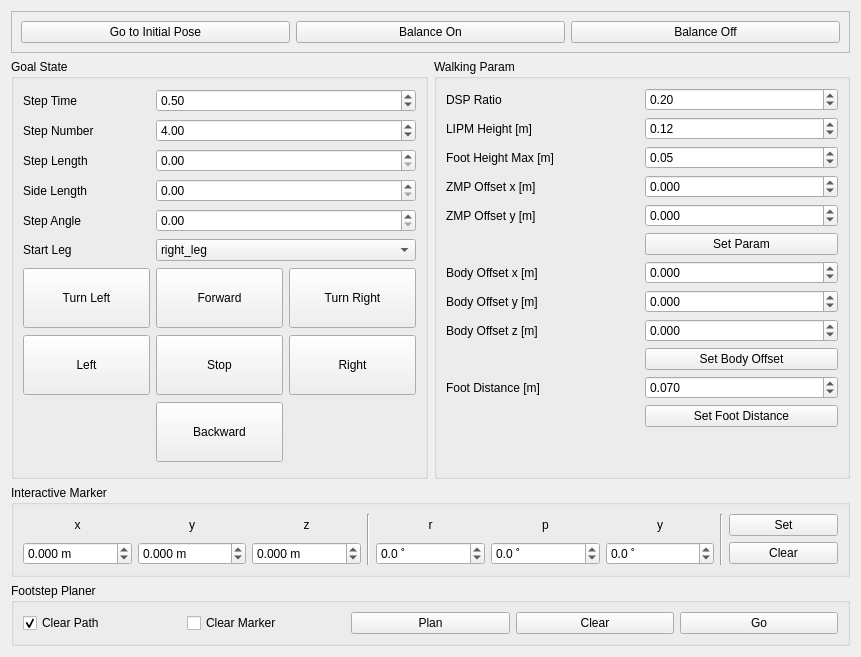
<?xml version="1.0" encoding="UTF-8"?>
<ui version="4.0">
 <class>PreviewWalkingForm</class>
 <widget class="QWidget" name="PreviewWalkingForm">
  <property name="geometry">
   <rect>
    <x>0</x>
    <y>0</y>
    <width>861</width>
    <height>653</height>
   </rect>
  </property>
  <property name="windowTitle">
   <string>Form</string>
  </property>
  <layout class="QGridLayout" name="gridLayout">
   <item row="2" column="0" colspan="4">
    <widget class="QGroupBox" name="groupBox_6">
     <property name="title">
      <string>Interactive Marker</string>
     </property>
     <layout class="QGridLayout" name="gridLayout_10">
      <item row="1" column="0">
       <widget class="QDoubleSpinBox" name="dSpinBox_marker_pos_x">
        <property name="suffix">
         <string> m</string>
        </property>
        <property name="decimals">
         <number>3</number>
        </property>
        <property name="minimum">
         <double>-10.000000000000000</double>
        </property>
        <property name="maximum">
         <double>10.000000000000000</double>
        </property>
        <property name="singleStep">
         <double>0.005000000000000</double>
        </property>
       </widget>
      </item>
      <item row="0" column="2">
       <widget class="QLabel" name="label_16">
        <property name="text">
         <string>z</string>
        </property>
        <property name="alignment">
         <set>Qt::AlignCenter</set>
        </property>
       </widget>
      </item>
      <item row="0" column="0">
       <widget class="QLabel" name="label_14">
        <property name="text">
         <string>x</string>
        </property>
        <property name="alignment">
         <set>Qt::AlignCenter</set>
        </property>
       </widget>
      </item>
      <item row="1" column="5">
       <widget class="QDoubleSpinBox" name="dSpinBox_marker_ori_p">
        <property name="suffix">
         <string> ˚</string>
        </property>
        <property name="decimals">
         <number>1</number>
        </property>
        <property name="minimum">
         <double>-180.000000000000000</double>
        </property>
        <property name="maximum">
         <double>180.000000000000000</double>
        </property>
        <property name="singleStep">
         <double>5.000000000000000</double>
        </property>
       </widget>
      </item>
      <item row="1" column="8">
       <widget class="QPushButton" name="button_marker_clear">
        <property name="text">
         <string>Clear</string>
        </property>
       </widget>
      </item>
      <item row="0" column="6">
       <widget class="QLabel" name="label_19">
        <property name="text">
         <string>y</string>
        </property>
        <property name="alignment">
         <set>Qt::AlignCenter</set>
        </property>
       </widget>
      </item>
      <item row="0" column="3" rowspan="2">
       <widget class="Line" name="line_6">
        <property name="orientation">
         <enum>Qt::Vertical</enum>
        </property>
       </widget>
      </item>
      <item row="1" column="6">
       <widget class="QDoubleSpinBox" name="dSpinBox_marker_ori_y">
        <property name="suffix">
         <string> ˚</string>
        </property>
        <property name="decimals">
         <number>1</number>
        </property>
        <property name="minimum">
         <double>-180.000000000000000</double>
        </property>
        <property name="maximum">
         <double>180.000000000000000</double>
        </property>
        <property name="singleStep">
         <double>5.000000000000000</double>
        </property>
       </widget>
      </item>
      <item row="1" column="1">
       <widget class="QDoubleSpinBox" name="dSpinBox_marker_pos_y">
        <property name="suffix">
         <string> m</string>
        </property>
        <property name="decimals">
         <number>3</number>
        </property>
        <property name="minimum">
         <double>-10.000000000000000</double>
        </property>
        <property name="maximum">
         <double>10.000000000000000</double>
        </property>
        <property name="singleStep">
         <double>0.005000000000000</double>
        </property>
       </widget>
      </item>
      <item row="0" column="7" rowspan="2">
       <widget class="Line" name="line_7">
        <property name="orientation">
         <enum>Qt::Vertical</enum>
        </property>
       </widget>
      </item>
      <item row="0" column="4">
       <widget class="QLabel" name="label_17">
        <property name="text">
         <string>r</string>
        </property>
        <property name="alignment">
         <set>Qt::AlignCenter</set>
        </property>
       </widget>
      </item>
      <item row="1" column="2">
       <widget class="QDoubleSpinBox" name="dSpinBox_marker_pos_z">
        <property name="suffix">
         <string> m</string>
        </property>
        <property name="decimals">
         <number>3</number>
        </property>
        <property name="minimum">
         <double>-10.000000000000000</double>
        </property>
        <property name="maximum">
         <double>10.000000000000000</double>
        </property>
        <property name="singleStep">
         <double>0.005000000000000</double>
        </property>
       </widget>
      </item>
      <item row="0" column="5">
       <widget class="QLabel" name="label_18">
        <property name="text">
         <string>p</string>
        </property>
        <property name="alignment">
         <set>Qt::AlignCenter</set>
        </property>
       </widget>
      </item>
      <item row="0" column="1">
       <widget class="QLabel" name="label_15">
        <property name="text">
         <string>y</string>
        </property>
        <property name="alignment">
         <set>Qt::AlignCenter</set>
        </property>
       </widget>
      </item>
      <item row="0" column="8">
       <widget class="QPushButton" name="button_marker_set">
        <property name="text">
         <string>Set</string>
        </property>
       </widget>
      </item>
      <item row="1" column="4">
       <widget class="QDoubleSpinBox" name="dSpinBox_marker_ori_r">
        <property name="suffix">
         <string> ˚</string>
        </property>
        <property name="decimals">
         <number>1</number>
        </property>
        <property name="minimum">
         <double>-180.000000000000000</double>
        </property>
        <property name="maximum">
         <double>180.000000000000000</double>
        </property>
        <property name="singleStep">
         <double>5.000000000000000</double>
        </property>
       </widget>
      </item>
     </layout>
    </widget>
   </item>
   <item row="1" column="2" colspan="2">
    <widget class="QGroupBox" name="walkin_param">
     <property name="minimumSize">
      <size>
       <width>0</width>
       <height>420</height>
      </size>
     </property>
     <property name="title">
      <string>Walking Param</string>
     </property>
     <layout class="QGridLayout" name="gridLayout_20">
      <item row="3" column="0">
       <widget class="QLabel" name="label_46">
        <property name="text">
         <string>ZMP Offset x [m]</string>
        </property>
       </widget>
      </item>
      <item row="0" column="0">
       <widget class="QLabel" name="label_43">
        <property name="text">
         <string>DSP Ratio</string>
        </property>
       </widget>
      </item>
      <item row="8" column="1">
       <widget class="QDoubleSpinBox" name="dSpinBox_body_offset_z">
        <property name="decimals">
         <number>3</number>
        </property>
        <property name="minimum">
         <double>-99.000000000000000</double>
        </property>
        <property name="singleStep">
         <double>0.005000000000000</double>
        </property>
       </widget>
      </item>
      <item row="10" column="1">
       <widget class="QDoubleSpinBox" name="dSpinBox_foot_distance">
        <property name="decimals">
         <number>3</number>
        </property>
        <property name="minimum">
         <double>-99.000000000000000</double>
        </property>
        <property name="singleStep">
         <double>0.005000000000000</double>
        </property>
        <property name="value">
         <double>0.070000000000000</double>
        </property>
       </widget>
      </item>
      <item row="0" column="1">
       <widget class="QDoubleSpinBox" name="dSpinBox_dsp_ratio">
        <property name="maximum">
         <double>1.000000000000000</double>
        </property>
        <property name="singleStep">
         <double>0.100000000000000</double>
        </property>
        <property name="value">
         <double>0.200000000000000</double>
        </property>
       </widget>
      </item>
      <item row="5" column="1">
       <widget class="QPushButton" name="button_set_walking_param">
        <property name="text">
         <string>Set Param</string>
        </property>
       </widget>
      </item>
      <item row="9" column="1">
       <widget class="QPushButton" name="button_send_body_offset">
        <property name="text">
         <string>Set Body Offset</string>
        </property>
       </widget>
      </item>
      <item row="1" column="0">
       <widget class="QLabel" name="label_44">
        <property name="text">
         <string>LIPM Height [m]</string>
        </property>
       </widget>
      </item>
      <item row="4" column="0">
       <widget class="QLabel" name="label_47">
        <property name="text">
         <string>ZMP Offset y [m]</string>
        </property>
       </widget>
      </item>
      <item row="2" column="0">
       <widget class="QLabel" name="label_45">
        <property name="text">
         <string>Foot Height Max [m]</string>
        </property>
       </widget>
      </item>
      <item row="4" column="1">
       <widget class="QDoubleSpinBox" name="dSpinBox_zmp_offset_y">
        <property name="decimals">
         <number>3</number>
        </property>
        <property name="minimum">
         <double>-100.000000000000000</double>
        </property>
        <property name="maximum">
         <double>100.000000000000000</double>
        </property>
        <property name="singleStep">
         <double>0.005000000000000</double>
        </property>
        <property name="value">
         <double>0.000000000000000</double>
        </property>
       </widget>
      </item>
      <item row="7" column="1">
       <widget class="QDoubleSpinBox" name="dSpinBox_body_offset_y">
        <property name="decimals">
         <number>3</number>
        </property>
        <property name="minimum">
         <double>-99.000000000000000</double>
        </property>
        <property name="singleStep">
         <double>0.005000000000000</double>
        </property>
       </widget>
      </item>
      <item row="7" column="0">
       <widget class="QLabel" name="label_64">
        <property name="text">
         <string>Body Offset y [m]</string>
        </property>
       </widget>
      </item>
      <item row="10" column="0">
       <widget class="QLabel" name="label_66">
        <property name="text">
         <string>Foot Distance [m]</string>
        </property>
       </widget>
      </item>
      <item row="6" column="1">
       <widget class="QDoubleSpinBox" name="dSpinBox_body_offset_x">
        <property name="decimals">
         <number>3</number>
        </property>
        <property name="minimum">
         <double>-99.000000000000000</double>
        </property>
        <property name="singleStep">
         <double>0.005000000000000</double>
        </property>
       </widget>
      </item>
      <item row="6" column="0">
       <widget class="QLabel" name="label_63">
        <property name="text">
         <string>Body Offset x [m]</string>
        </property>
       </widget>
      </item>
      <item row="3" column="1">
       <widget class="QDoubleSpinBox" name="dSpinBox_zmp_offset_x">
        <property name="decimals">
         <number>3</number>
        </property>
        <property name="minimum">
         <double>-100.000000000000000</double>
        </property>
        <property name="maximum">
         <double>100.000000000000000</double>
        </property>
        <property name="singleStep">
         <double>0.010000000000000</double>
        </property>
        <property name="value">
         <double>0.000000000000000</double>
        </property>
       </widget>
      </item>
      <item row="2" column="1">
       <widget class="QDoubleSpinBox" name="dSpinBox_foot_height_max">
        <property name="maximum">
         <double>0.200000000000000</double>
        </property>
        <property name="singleStep">
         <double>0.010000000000000</double>
        </property>
        <property name="value">
         <double>0.050000000000000</double>
        </property>
       </widget>
      </item>
      <item row="8" column="0">
       <widget class="QLabel" name="label_65">
        <property name="text">
         <string>Body Offset z [m]</string>
        </property>
       </widget>
      </item>
      <item row="12" column="1">
       <spacer name="verticalSpacer_3">
        <property name="orientation">
         <enum>Qt::Vertical</enum>
        </property>
        <property name="sizeHint" stdset="0">
         <size>
          <width>20</width>
          <height>40</height>
         </size>
        </property>
       </spacer>
      </item>
      <item row="1" column="1">
       <widget class="QDoubleSpinBox" name="dSpinBox_lipm_height">
        <property name="maximum">
         <double>100.000000000000000</double>
        </property>
        <property name="singleStep">
         <double>0.100000000000000</double>
        </property>
        <property name="value">
         <double>0.120000000000000</double>
        </property>
       </widget>
      </item>
      <item row="11" column="1">
       <widget class="QPushButton" name="button_send_foot_distance">
        <property name="text">
         <string>Set Foot Distance</string>
        </property>
       </widget>
      </item>
     </layout>
    </widget>
   </item>
   <item row="3" column="0" colspan="4">
    <widget class="QGroupBox" name="groupBox_2">
     <property name="title">
      <string>Footstep Planer</string>
     </property>
     <layout class="QHBoxLayout" name="horizontalLayout_2">
      <item>
       <widget class="QCheckBox" name="checkBox_clear_path">
        <property name="text">
         <string>Clear Path</string>
        </property>
        <property name="checked">
         <bool>true</bool>
        </property>
       </widget>
      </item>
      <item>
       <widget class="QCheckBox" name="checkBox_clear_marker">
        <property name="text">
         <string>Clear Marker</string>
        </property>
       </widget>
      </item>
      <item>
       <widget class="QPushButton" name="button_footstep_plan">
        <property name="text">
         <string>Plan</string>
        </property>
       </widget>
      </item>
      <item>
       <widget class="QPushButton" name="button_footstep_clear">
        <property name="text">
         <string>Clear</string>
        </property>
       </widget>
      </item>
      <item>
       <widget class="QPushButton" name="button_footstep_go">
        <property name="text">
         <string>Go</string>
        </property>
       </widget>
      </item>
     </layout>
    </widget>
   </item>
   <item row="1" column="0" colspan="2">
    <widget class="QGroupBox" name="groupBox">
     <property name="minimumSize">
      <size>
       <width>0</width>
       <height>420</height>
      </size>
     </property>
     <property name="title">
      <string>Goal State</string>
     </property>
     <layout class="QGridLayout" name="gridLayout_19">
      <item row="4" column="0">
       <widget class="QLabel" name="label_41">
        <property name="text">
         <string>Step Angle</string>
        </property>
       </widget>
      </item>
      <item row="7" column="2">
       <widget class="QPushButton" name="button_p_walking_right">
        <property name="minimumSize">
         <size>
          <width>100</width>
          <height>60</height>
         </size>
        </property>
        <property name="text">
         <string>Right</string>
        </property>
       </widget>
      </item>
      <item row="6" column="1">
       <widget class="QPushButton" name="button_p_walking_forward">
        <property name="minimumSize">
         <size>
          <width>100</width>
          <height>60</height>
         </size>
        </property>
        <property name="text">
         <string>Forward</string>
        </property>
       </widget>
      </item>
      <item row="1" column="0">
       <widget class="QLabel" name="label_38">
        <property name="text">
         <string>Step Number</string>
        </property>
       </widget>
      </item>
      <item row="7" column="0">
       <widget class="QPushButton" name="button_p_walking_left">
        <property name="minimumSize">
         <size>
          <width>100</width>
          <height>60</height>
         </size>
        </property>
        <property name="text">
         <string>Left</string>
        </property>
       </widget>
      </item>
      <item row="0" column="0">
       <widget class="QLabel" name="label_37">
        <property name="text">
         <string>Step Time</string>
        </property>
       </widget>
      </item>
      <item row="8" column="1">
       <widget class="QPushButton" name="button_p_walking_backward">
        <property name="minimumSize">
         <size>
          <width>100</width>
          <height>60</height>
         </size>
        </property>
        <property name="text">
         <string>Backward</string>
        </property>
       </widget>
      </item>
      <item row="4" column="1" colspan="2">
       <widget class="QDoubleSpinBox" name="dSpinBox_p_walking_step_angle">
        <property name="maximum">
         <double>99.000000000000000</double>
        </property>
        <property name="singleStep">
         <double>1.000000000000000</double>
        </property>
       </widget>
      </item>
      <item row="7" column="1">
       <widget class="QPushButton" name="button_p_walking_stop">
        <property name="minimumSize">
         <size>
          <width>100</width>
          <height>60</height>
         </size>
        </property>
        <property name="text">
         <string>Stop</string>
        </property>
       </widget>
      </item>
      <item row="2" column="0">
       <widget class="QLabel" name="label_39">
        <property name="text">
         <string>Step Length</string>
        </property>
       </widget>
      </item>
      <item row="3" column="0">
       <widget class="QLabel" name="label_40">
        <property name="text">
         <string>Side Length</string>
        </property>
       </widget>
      </item>
      <item row="2" column="1" colspan="2">
       <widget class="QDoubleSpinBox" name="dSpinBox_p_walking_step_length">
        <property name="maximum">
         <double>99.000000000000000</double>
        </property>
        <property name="singleStep">
         <double>0.010000000000000</double>
        </property>
       </widget>
      </item>
      <item row="1" column="1" colspan="2">
       <widget class="QDoubleSpinBox" name="dSpinBox_p_walking_step_num">
        <property name="value">
         <double>4.000000000000000</double>
        </property>
       </widget>
      </item>
      <item row="6" column="0">
       <widget class="QPushButton" name="button_p_walking_turn_l">
        <property name="minimumSize">
         <size>
          <width>100</width>
          <height>60</height>
         </size>
        </property>
        <property name="text">
         <string>Turn Left</string>
        </property>
       </widget>
      </item>
      <item row="3" column="1" colspan="2">
       <widget class="QDoubleSpinBox" name="dSpinBox_p_walking_side_length">
        <property name="maximum">
         <double>99.000000000000000</double>
        </property>
        <property name="singleStep">
         <double>0.010000000000000</double>
        </property>
       </widget>
      </item>
      <item row="0" column="1" colspan="2">
       <widget class="QDoubleSpinBox" name="dSpinBox_p_walking_step_time">
        <property name="singleStep">
         <double>0.100000000000000</double>
        </property>
        <property name="value">
         <double>0.500000000000000</double>
        </property>
       </widget>
      </item>
      <item row="6" column="2">
       <widget class="QPushButton" name="button_p_walking_turn_r">
        <property name="minimumSize">
         <size>
          <width>100</width>
          <height>60</height>
         </size>
        </property>
        <property name="text">
         <string>Turn Right</string>
        </property>
       </widget>
      </item>
      <item row="5" column="0">
       <widget class="QLabel" name="label_42">
        <property name="text">
         <string>Start Leg</string>
        </property>
       </widget>
      </item>
      <item row="5" column="1" colspan="2">
       <widget class="QComboBox" name="comboBox_p_walking_start_leg">
        <item>
         <property name="text">
          <string>right_leg</string>
         </property>
        </item>
        <item>
         <property name="text">
          <string>left_leg</string>
         </property>
        </item>
       </widget>
      </item>
     </layout>
    </widget>
   </item>
   <item row="0" column="0" colspan="4">
    <widget class="QFrame" name="frame_2">
     <property name="enabled">
      <bool>true</bool>
     </property>
     <property name="sizePolicy">
      <sizepolicy hsizetype="Minimum" vsizetype="Fixed">
       <horstretch>50</horstretch>
       <verstretch>50</verstretch>
      </sizepolicy>
     </property>
     <property name="frameShape">
      <enum>QFrame::StyledPanel</enum>
     </property>
     <property name="frameShadow">
      <enum>QFrame::Raised</enum>
     </property>
     <layout class="QHBoxLayout" name="horizontalLayout">
      <item>
       <widget class="QPushButton" name="button_p_walking_init_pose">
        <property name="text">
         <string>Go to Initial Pose</string>
        </property>
       </widget>
      </item>
      <item>
       <widget class="QPushButton" name="button_p_walking_balance_on">
        <property name="text">
         <string>Balance On</string>
        </property>
       </widget>
      </item>
      <item>
       <widget class="QPushButton" name="button_p_walking_balance_off">
        <property name="text">
         <string>Balance Off</string>
        </property>
       </widget>
      </item>
     </layout>
    </widget>
   </item>
  </layout>
 </widget>
 <resources/>
 <connections/>
</ui>
